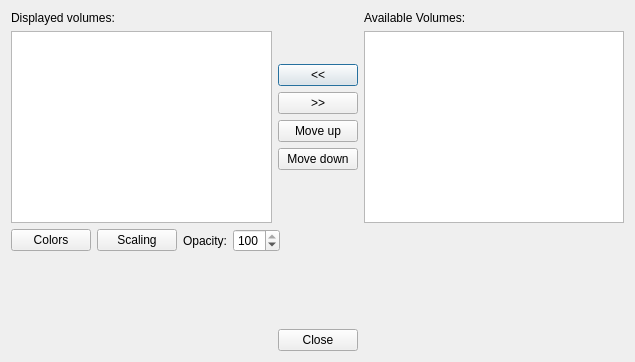
<?xml version="1.0" encoding="UTF-8"?>
<ui version="4.0">
 <class>VolumeItemsDialog</class>
 <widget class="QDialog" name="VolumeItemsDialog">
  <property name="geometry">
   <rect>
    <x>0</x>
    <y>0</y>
    <width>635</width>
    <height>362</height>
   </rect>
  </property>
  <property name="windowTitle">
   <string>Dialog</string>
  </property>
  <layout class="QVBoxLayout" name="verticalLayout_4">
   <item>
    <layout class="QHBoxLayout" name="horizontalLayout_2">
     <item>
      <layout class="QVBoxLayout" name="verticalLayout_2">
       <item>
        <widget class="QLabel" name="label">
         <property name="text">
          <string>Displayed volumes:</string>
         </property>
        </widget>
       </item>
       <item>
        <widget class="QListWidget" name="lwDisplayed"/>
       </item>
      </layout>
     </item>
     <item>
      <layout class="QVBoxLayout" name="verticalLayout">
       <item>
        <spacer name="verticalSpacer_3">
         <property name="orientation">
          <enum>Qt::Vertical</enum>
         </property>
         <property name="sizeHint" stdset="0">
          <size>
           <width>20</width>
           <height>40</height>
          </size>
         </property>
        </spacer>
       </item>
       <item>
        <widget class="QPushButton" name="pbAdd">
         <property name="text">
          <string>&lt;&lt;</string>
         </property>
        </widget>
       </item>
       <item>
        <widget class="QPushButton" name="pbRemove">
         <property name="text">
          <string>&gt;&gt;</string>
         </property>
        </widget>
       </item>
       <item>
        <widget class="QPushButton" name="pbMoveUp">
         <property name="text">
          <string>Move up</string>
         </property>
        </widget>
       </item>
       <item>
        <widget class="QPushButton" name="pbMoveDown">
         <property name="text">
          <string>Move down</string>
         </property>
        </widget>
       </item>
       <item>
        <spacer name="verticalSpacer">
         <property name="orientation">
          <enum>Qt::Vertical</enum>
         </property>
         <property name="sizeHint" stdset="0">
          <size>
           <width>20</width>
           <height>40</height>
          </size>
         </property>
        </spacer>
       </item>
      </layout>
     </item>
     <item>
      <layout class="QVBoxLayout" name="verticalLayout_3">
       <item>
        <widget class="QLabel" name="label_3">
         <property name="text">
          <string>Available Volumes:</string>
         </property>
        </widget>
       </item>
       <item>
        <widget class="QListWidget" name="lwAvailable"/>
       </item>
      </layout>
     </item>
    </layout>
   </item>
   <item>
    <layout class="QHBoxLayout" name="horizontalLayout">
     <item>
      <widget class="QPushButton" name="pbColors">
       <property name="text">
        <string>Colors</string>
       </property>
      </widget>
     </item>
     <item>
      <widget class="QPushButton" name="pbScaling">
       <property name="text">
        <string>Scaling</string>
       </property>
      </widget>
     </item>
     <item>
      <widget class="QLabel" name="label_2">
       <property name="text">
        <string>Opacity:</string>
       </property>
      </widget>
     </item>
     <item>
      <widget class="QSpinBox" name="sbOpacity">
       <property name="maximum">
        <number>100</number>
       </property>
       <property name="value">
        <number>100</number>
       </property>
      </widget>
     </item>
     <item>
      <spacer name="horizontalSpacer">
       <property name="orientation">
        <enum>Qt::Horizontal</enum>
       </property>
       <property name="sizeHint" stdset="0">
        <size>
         <width>40</width>
         <height>20</height>
        </size>
       </property>
      </spacer>
     </item>
    </layout>
   </item>
   <item>
    <spacer name="verticalSpacer_2">
     <property name="orientation">
      <enum>Qt::Vertical</enum>
     </property>
     <property name="sizeHint" stdset="0">
      <size>
       <width>20</width>
       <height>39</height>
      </size>
     </property>
    </spacer>
   </item>
   <item>
    <layout class="QHBoxLayout" name="horizontalLayout_3">
     <item>
      <spacer name="horizontalSpacer_2">
       <property name="orientation">
        <enum>Qt::Horizontal</enum>
       </property>
       <property name="sizeHint" stdset="0">
        <size>
         <width>40</width>
         <height>20</height>
        </size>
       </property>
      </spacer>
     </item>
     <item>
      <widget class="QPushButton" name="pbClose">
       <property name="text">
        <string>Close</string>
       </property>
      </widget>
     </item>
     <item>
      <spacer name="horizontalSpacer_3">
       <property name="orientation">
        <enum>Qt::Horizontal</enum>
       </property>
       <property name="sizeHint" stdset="0">
        <size>
         <width>40</width>
         <height>20</height>
        </size>
       </property>
      </spacer>
     </item>
    </layout>
   </item>
  </layout>
 </widget>
 <resources/>
 <connections>
  <connection>
   <sender>pbClose</sender>
   <signal>clicked()</signal>
   <receiver>VolumeItemsDialog</receiver>
   <slot>accept()</slot>
   <hints>
    <hint type="sourcelabel">
     <x>317</x>
     <y>334</y>
    </hint>
    <hint type="destinationlabel">
     <x>317</x>
     <y>179</y>
    </hint>
   </hints>
  </connection>
 </connections>
</ui>
